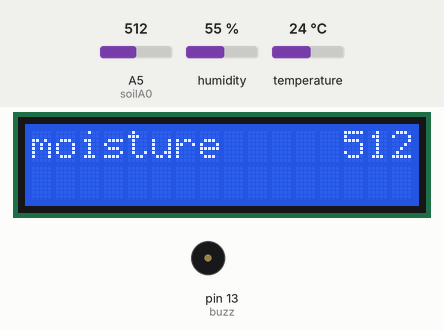
This sketch was run on a simulated Arduino Uno, built with avr-gcc and run on an emulated ATmega328P. Shown: 16×2 character LCD, buzzer (waves = sounding, pin HIGH). The inputs (shaded band) are chosen by the test bench; at power-on: A5 (soilA0) = 512, humidity 55 %, temperature 24 °C. What the sketch prints to the serial monitor is not drawn.

Above: at 1.2 s.
1.3 s: A5 (soilA0) set to 212
At 6.5 s:
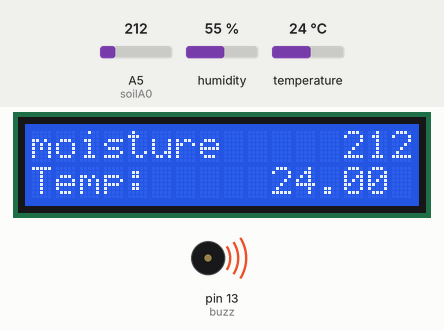
13.2 s: A5 (soilA0) set to 184
At 24.9 s:
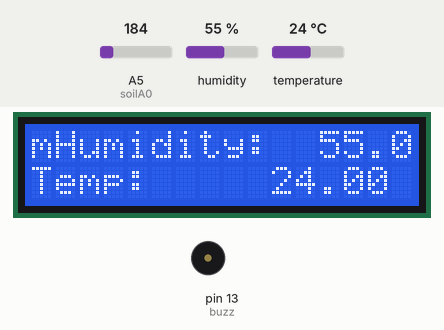
25.1 s: A5 (soilA0) set to 0
At 27.6 s:
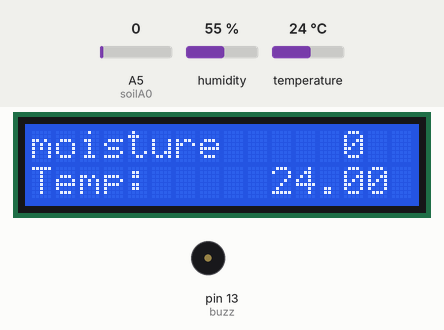
37.0 s: A5 (soilA0) set to 1023
At 39.0 s:
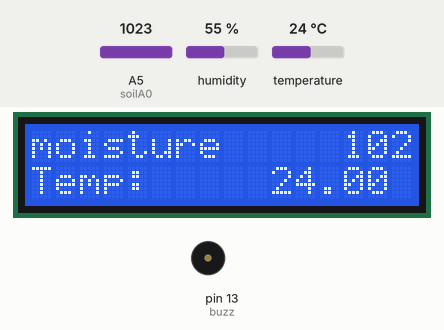
47.8 s: humidity set to 22 %
At 53.5 s:
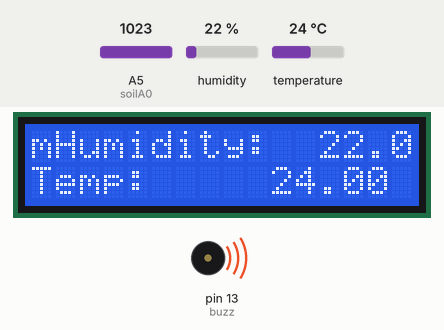
57.9 s: temperature set to 12 °C
At 69.0 s:
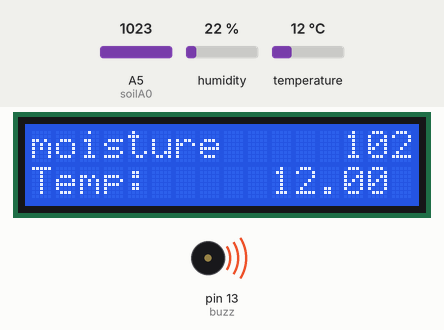
Timing chart, 0 to 70.5 s (numbered marks = the images above; inputs shaded):
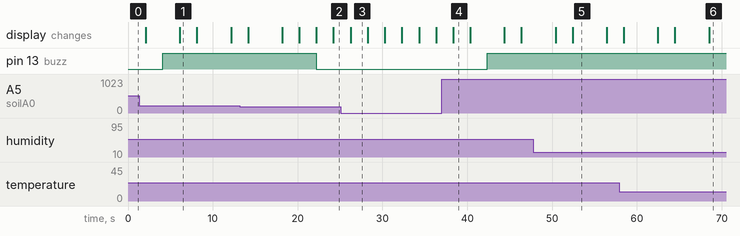

Measured:
- the behaviour switches between 201 and 200 on A5 (soilA0) (found by bisection; images 1 and 2)
- after the input at 13.2 s, pin 13 (buzz): HIGH → LOW after 9.0 s; the display: first differs from a run without the input after 5.0 s (image 2 shows a later state)
- after the input at 25.1 s, the display: changes after 1.1 s (image 3)
- after the input at 37.0 s, pin 13 (buzz): LOW → HIGH after 5.3 s; the display: changes after 1.3 s (image 4)
- after the input at 47.8 s, the display: first differs from a run without the input after 4.6 s (image 5)
- after the input at 57.9 s, the display: first differs from a run without the input after 6.6 s (image 6 shows a later state)
- what the display in image 1 shows lasts 2.0 s, from 6.1 s to 8.1 s

The sketch:

greenhouse_esp32.ino
```cpp
#include <LiquidCrystal.h>
#include "DHT.h"
#define DHTPIN A2
#define DHTTYPE DHT11
DHT dht(DHTPIN, DHTTYPE);
int soilA0 = A5;
int buzz = 13;
int sensorThres = 400;

const int rs = 7, en = 6, d4 = 5, d5 = 4, d6 = 3, d7 = 2;
LiquidCrystal lcd(rs, en, d4, d5, d6, d7);
void setup() {
  pinMode(soilA0, INPUT);
  pinMode(buzz, OUTPUT);
  Serial.begin(9600);
  lcd.begin(16, 2);
   dht.begin();
}
void loop() {
   int analogSensor = analogRead(soilA0);
     float humidity = dht.readHumidity();
  float temperature = dht.readTemperature();
     Serial.print("Pin A0: ");
  Serial.println(analogSensor);
    lcd.setCursor(0, 0);
  lcd.print("moisture     ");
  lcd.println(analogSensor);
  delay(2000);
    lcd.setCursor(1,0);
  lcd.print("Humidity:  ");
  lcd.println(humidity);
  lcd.setCursor(0,1);
  lcd.print("Temp:     ");
  lcd.println(temperature);
  delay(2000);
  if(analogSensor>200)
  {
    digitalWrite(buzz,HIGH);
   delay(2000);
  }
  else
  {
    digitalWrite(buzz,LOW);
  }
}
```
